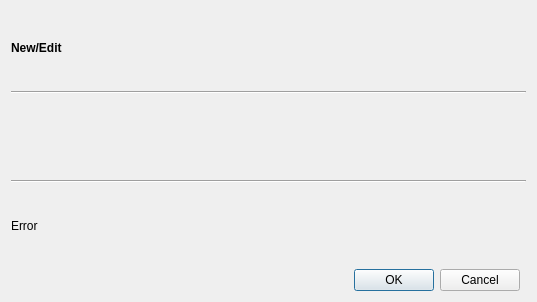
<?xml version="1.0" encoding="UTF-8"?>
<ui version="4.0">
 <class>GUI_ConfigureStation</class>
 <widget class="QDialog" name="GUI_ConfigureStation">
  <property name="geometry">
   <rect>
    <x>0</x>
    <y>0</y>
    <width>537</width>
    <height>302</height>
   </rect>
  </property>
  <layout class="QGridLayout" name="gridLayout">
   <item row="5" column="0">
    <widget class="QDialogButtonBox" name="buttonBox">
     <property name="standardButtons">
      <set>QDialogButtonBox::Cancel|QDialogButtonBox::Ok</set>
     </property>
    </widget>
   </item>
   <item row="2" column="0" colspan="2">
    <widget class="QWidget" name="configWidget" native="true">
     <layout class="QGridLayout" name="gridLayout_2"/>
    </widget>
   </item>
   <item row="0" column="0">
    <widget class="QLabel" name="labHeader">
     <property name="font">
      <font>
       <weight>75</weight>
       <bold>true</bold>
      </font>
     </property>
     <property name="text">
      <string notr="true">New/Edit</string>
     </property>
    </widget>
   </item>
   <item row="4" column="0" colspan="2">
    <widget class="QLabel" name="labError">
     <property name="text">
      <string notr="true">Error</string>
     </property>
    </widget>
   </item>
   <item row="3" column="0" colspan="2">
    <widget class="Line" name="line_2">
     <property name="orientation">
      <enum>Qt::Horizontal</enum>
     </property>
    </widget>
   </item>
   <item row="1" column="0" colspan="2">
    <widget class="Line" name="line">
     <property name="orientation">
      <enum>Qt::Horizontal</enum>
     </property>
    </widget>
   </item>
  </layout>
 </widget>
 <resources/>
 <connections/>
</ui>
